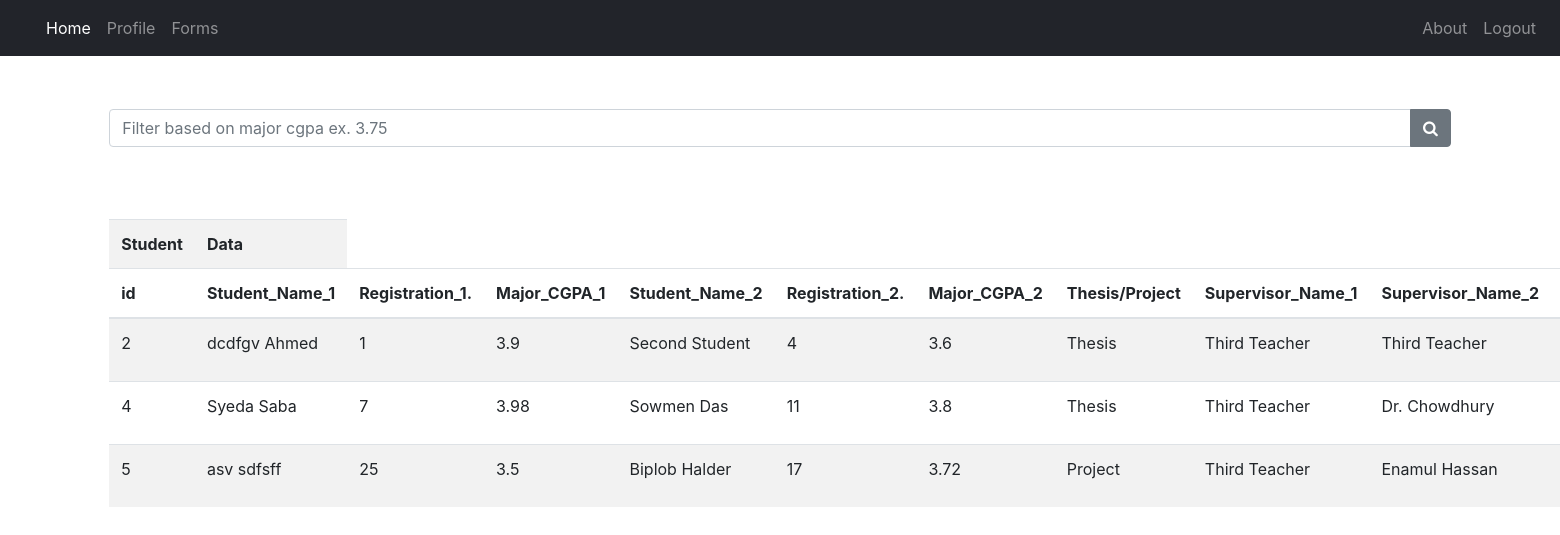
Page /adminclick (signed in) on the committed database.
### myapp/models.py (models this page shows)
class Form(models.Model):
    student_1_id = models.ForeignKey(CustomUser, default=1, on_delete=models.CASCADE)
    student_1_majorcg =  models.FloatField(null=True,blank=True,default=None,max_length=5)
    student_1_totalcg =  models.FloatField(null=True,blank=True,default=None,max_length=5)
    student_1_name = models.CharField(null=True, blank=True, default=None, max_length=55)
    student_2_name = models.CharField(null=True, blank=True, default=None, max_length=55)
    student_2_majorcg =  models.FloatField(null=True,blank=True,default=None,max_length=5)
    student_2_totalcg =  models.FloatField(null=True,blank=True,default=None,max_length=5)
    student_2_id = models.CharField(null=True, blank=True, default=None, max_length=55)
    Course = models.CharField(null=True, blank=True, default=None, max_length=55)
    topic = models.CharField(null=True, blank=True, default=None, max_length=500)
    description = models.CharField(null=True, blank=True, default=None, max_length=5000)
    supervisor_1 = models.CharField(null=True, blank=True, default=None, max_length=55)
    supervisor_2 = models.CharField(null=True, blank=True, default=None, max_length=55)
    supervisor_3 = models.CharField(null=True, blank=True, default=None, max_length=55)
    supervisor_4 = models.CharField(null=True, blank=True, default=None, max_length=55)
    supervisor_5 = models.CharField(null=True, blank=True, default=None, max_length=55)
    external = models.CharField(null=True, blank=True, default=None, max_length=55)
    supervisor_1_name = models.CharField(null=True, blank=True, default=None, max_length=55)
    supervisor_2_name = models.CharField(null=True, blank=True, default=None, max_length=55)
    supervisor_3_name = models.CharField(null=True, blank=True, default=None, max_length=55)
    supervisor_4_name = models.CharField(null=True, blank=True, default=None, max_length=55)
    supervisor_5_name = models.CharField(null=True, blank=True, default=None, max_length=55)
    assigned_external = models.CharField(null=True, blank=True, default=None, max_length=55)
    assigned_supervisor = models.CharField(null=True, blank=True, default=None, max_length=55)
    assigned_supervisor_id = models.CharField(null=True, blank=True, default=None, max_length=55)
    action = models.CharField(null=True, blank=True, default="Save", max_length=55)

### myapp/views.py (the view)
# urls.py: path('adminclick', views.adminclick, name='adminclick'),
def adminclick(request):
    if request.user.is_authenticated:
        all_form = Form.objects.all()
        all_teacher = CustomUser.objects.filter(user_type="teacher")
        return render(request,'form_table_admin.html', {'all_form': all_form, 'all_teacher': all_teacher})
    else:
        return render(request,'home.html')

### templates/Form_table_admin.html (shortened to what this page needs)
<!DOCTYPE html>
{% load static %}
{% load widget_tweaks %}
<html lang="en" dir="ltr">
<head>
  </head>
  <body>
    {% include "navbar profile admin.html" %}
    <link href="https://maxcdn.bootstrapcdn.com/font-awesome/4.3.0/css/font-awesome.min.css" rel="stylesheet">
    <form  role="search" method="get" action="filter_form">
      <div class="input-group" >
        <input type="number" step="any"  class="form-control" placeholder="Filter based on major cgpa ex. 3.75" name="q" value="{{ request.GET.q }}" required>
        <div class="input-group-append">
          <button class="btn btn-secondary" type="submit">
            <i class="fa fa-search"></i>
          </button>
        </div>
      </div>
   </form>
    <br>
    <br>
    <br>
    <table class="table table-striped">
        <th scope="row">Student </th>
        <th scope="row">Data</th>
          <tr>
            <th scope="col">id</th>
            <th scope="col">Student_Name_1</th>
            <th scope="col">Registration_1.</th>
            <th scope="col">Major_CGPA_1</th>
            <th scope="col">Student_Name_2</th>
            <th scope="col">Registration_2.</th>
            <th scope="col">Major_CGPA_2</th>
            <th scope="col">Thesis/Project</th>
            <th scope="col">Supervisor_Name_1</th>
            <th scope="col">Supervisor_Name_2</th>
            <th scope="col">Supervisor_Name_3</th>
          </tr>
        <tbody>
          {% for record in all_form %}
          <tr>
            <td>{{record.id}}</td>
            <td>{{record.student_1_name}}</td>
            <td>{{record.student_1_id_id}}</td>
            <td>{{record.student_1_majorcg}}</td>
            <td>{{record.student_2_name}}</td>
            <td>{{record.student_2_id}}</td>
            <td>{{record.student_2_majorcg}}</td>
            <td>{{record.Course}}</td>
            <td>{{record.supervisor_1_name}}</td>
            <td>{{record.supervisor_2_name}}</td>
            <td>{{record.supervisor_3_name}}</td>
        </tr>
        {% endfor %}
        </tbody>
      </table>
  </body>
</html>

### templates/navbar profile admin.html (shortened to what this page needs)
<!DOCTYPE html>
{% load static %}
<html lang="en">
<head>
  <link rel="stylesheet" href="https://stackpath.bootstrapcdn.com/bootstrap/4.3.1/css/bootstrap.min.css">
  <link rel="stylesheet" href="https://maxcdn.bootstrapcdn.com/font-awesome/4.7.0/css/font-awesome.min.css">
</head>
<body>
  <div class="bs-example">
    <nav class="navbar navbar-expand-md  navbar-dark fixed-top" style="background-color:  #22242A;">
      <div class="collapse navbar-collapse justify-content-between" id="navbarCollapse">
        <div class="navbar-nav">
          <a style="padding-left: 30px; " href="/" class="nav-item nav-link active">Home</a>
          <a href="/profile" class="nav-item nav-link">Profile</a>
          <a href="/adminclick" class="nav-item nav-link">Forms</a>
        </div>
        <div class="navbar-nav">
          <a href="" class="nav-item nav-link"></a>
          <a href="/about" class="nav-item nav-link">About</a>
          <a href="/logout" class="nav-item nav-link">Logout</a>
        </div>
      </div>
    </nav>
  </div>
</body>
</html>

### templates/Form_table_admin.html (style rules this page uses)
body { margin-top:200px; padding: 7%; margin-left: 5%; font-family: sans-serif; border-radius: 20px; margin-bottom: 5%; background: linear-gradient(left, #3931af, #00c6ff); }

### templates/navbar profile admin.html (style rules this page uses)
.bs-example { margin: 0px; }

### rows in the picture
Form: id "2", student_1_name "dcdfgv Ahmed", student_1_id_id "1", student_1_majorcg "3.9", student_2_name "Second Student", student_2_id "4", student_2_majorcg "3.6", Course "Thesis", supervisor_1_name "Third Teacher", supervisor_2_name "Third Teacher"
Form: id "4", student_1_name "Syeda Saba", student_1_id_id "7", student_1_majorcg "3.98", student_2_name "Sowmen Das", student_2_id "11", student_2_majorcg "3.8", Course "Thesis", supervisor_1_name "Third Teacher", supervisor_2_name "Dr. Chowdhury"
Form: id "5", student_1_name "asv sdfsff", student_1_id_id "25", student_1_majorcg "3.5", student_2_name "Biplob Halder", student_2_id "17", student_2_majorcg "3.72", Course "Project", supervisor_1_name "Third Teacher", supervisor_2_name "Enamul Hassan"
